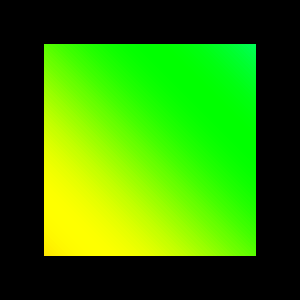

Write the Python code that produced this figure.
#!/usr/bin/env python

# Demonstrate vtkAdaptiveTemporalInterpolator by reading two exodus
# time steps, interpolating at t=0.5, and rendering the composite
# geometry with point field data coloring.

import os

# Factory overrides
import vtkmodules.vtkInteractionStyle  # noqa: F401
import vtkmodules.vtkRenderingFreeType  # noqa: F401
import vtkmodules.vtkRenderingOpenGL2  # noqa: F401

from vtkmodules.vtkCommonExecutionModel import (
    vtkAlgorithm,
    vtkCompositeDataPipeline,
)
from vtkmodules.vtkFiltersGeometry import vtkCompositeDataGeometryFilter
from vtkmodules.vtkFiltersParallel import vtkAdaptiveTemporalInterpolator
from vtkmodules.vtkIOExodus import vtkExodusIIReader
from vtkmodules.vtkRenderingCore import (
    vtkActor,
    vtkCompositePolyDataMapper,
    vtkRenderer,
    vtkRenderWindow,
    vtkRenderWindowInteractor,
)

data_dir = os.environ.get("VPE_DATA_DIR", os.path.dirname(os.path.abspath(__file__)))

# Set composite data pipeline as default
prototype = vtkCompositeDataPipeline()
vtkAlgorithm.SetDefaultExecutivePrototype(prototype)

# Read the exodus file directly (it contains both time steps)
reader = vtkExodusIIReader()
reader.SetFileName(os.path.join(data_dir, "simpleamrgrid.e-s000"))
reader.SetElementBlockArrayStatus("Unnamed block ID: 12", 1)
reader.SetElementResultArrayStatus("cell_dist", 1)
reader.SetElementResultArrayStatus("cell_poly", 1)
reader.SetPointResultArrayStatus("point_dist", 1)
reader.SetPointResultArrayStatus("point_poly", 1)
reader.UpdateInformation()

# Temporal interpolation
interp = vtkAdaptiveTemporalInterpolator()
interp.SetInputConnection(reader.GetOutputPort())

# Extract surface geometry
geom = vtkCompositeDataGeometryFilter()
geom.SetInputConnection(interp.GetOutputPort())

# Composite mapper
mapper = vtkCompositePolyDataMapper()
mapper.SetInputConnection(geom.GetOutputPort())
mapper.SetScalarModeToUsePointFieldData()
mapper.SelectColorArray("point_poly")
mapper.SetScalarRange(1.0, 6.0)
mapper.InterpolateScalarsBeforeMappingOn()
mapper.SetScalarVisibility(1)

actor = vtkActor()
actor.SetMapper(mapper)

# Renderer
renderer = vtkRenderer()
renderer.AddActor(actor)
renderer.SetBackground(0.0, 0.0, 0.0)

# Window
render_window = vtkRenderWindow()
render_window.AddRenderer(renderer)
render_window.SetSize(300, 300)
render_window.SetWindowName("resampling interpolator")

# Interactor
interactor = vtkRenderWindowInteractor()
interactor.SetRenderWindow(render_window)

# Request interpolation at t=0.5
info = geom.GetOutputInformation(0)
geom.UpdateInformation()
info.Set(prototype.UPDATE_TIME_STEP(), 0.5)
mapper.Modified()
renderer.ResetCameraClippingRange()

vtkAlgorithm.SetDefaultExecutivePrototype(None)

interactor.Initialize()
interactor.Start()
